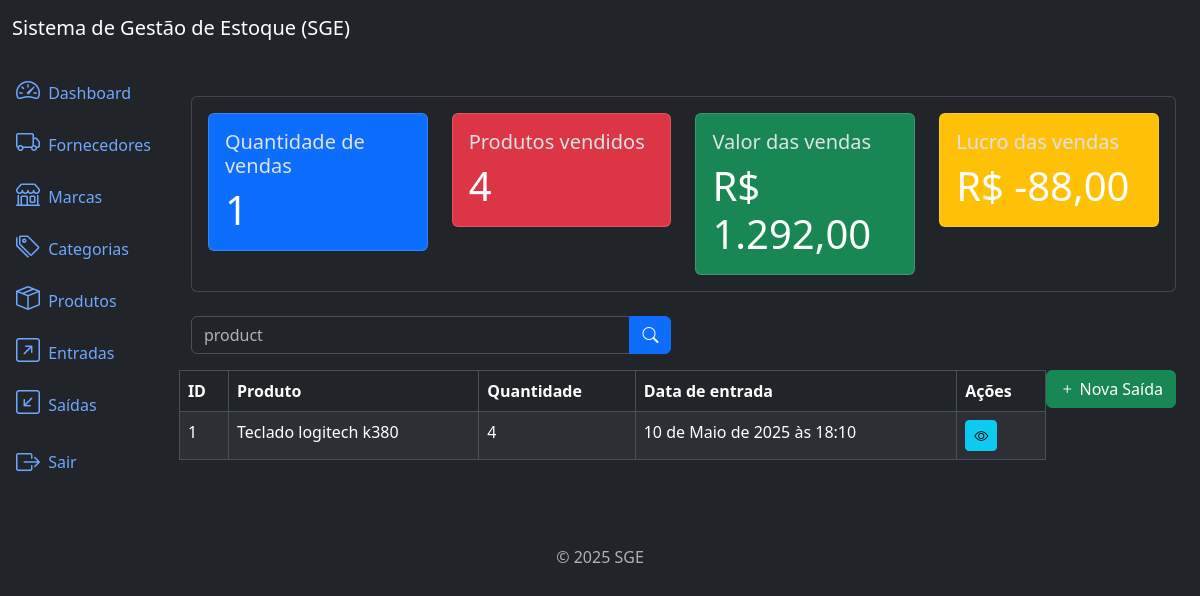
The page /outflows/list/ (signed in) on the database as committed earlier.
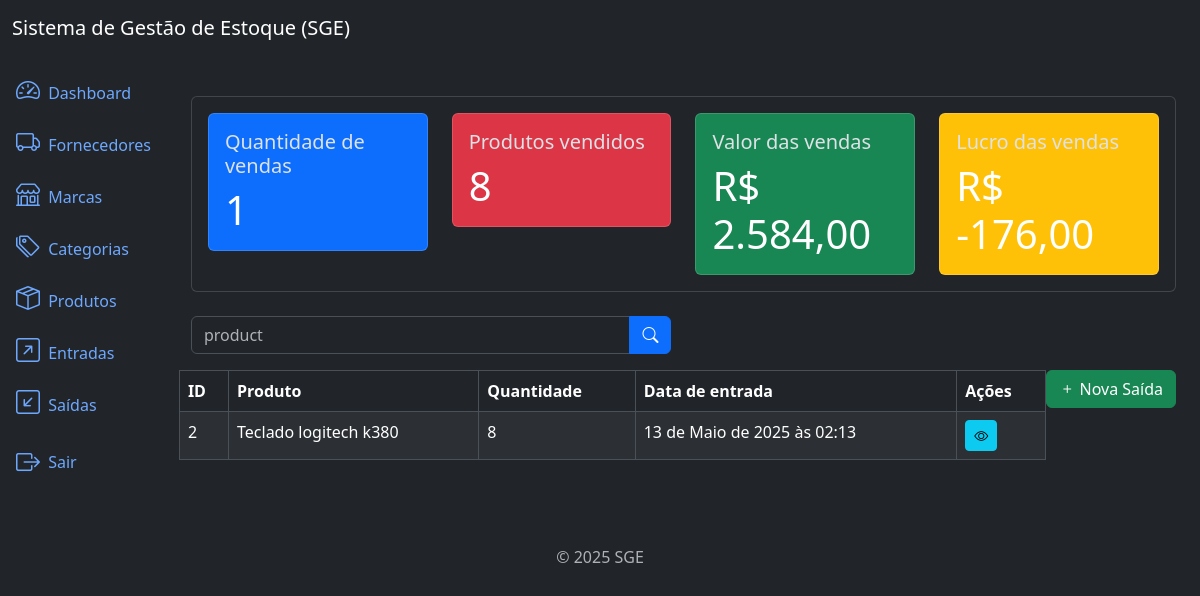
The same page on the database as committed later.
### outflows/models.py (models this page shows, shortened)
class Outflow(models.Model):
    product = models.ForeignKey(Product, on_delete=models.PROTECT, related_name='outflows')
    quantity = models.IntegerField()
    description = models.TextField(null=True, blank=True)
    created_at = models.DateTimeField(auto_now_add=True)
    updated_at = models.DateTimeField(auto_now=True)
    class Meta:
        ordering = ['-created_at']

### products/models.py (models this page shows)
class Product (models.Model):
    title = models.CharField(max_length=500)
    category = models.ForeignKey(Category, on_delete=models.PROTECT, related_name='products')
    brand = models.ForeignKey(Brand, on_delete=models.PROTECT, related_name='products')
    description = models.TextField(null=True, blank=True)
    serie_number = models.CharField(max_length=200, null=True, blank=True)
    cost_price = models.DecimalField(max_digits=20, decimal_places=2)
    selling_price = models.DecimalField(max_digits=20, decimal_places=2)
    quantity = models.IntegerField(default=0)
    created_at = models.DateTimeField(auto_now_add=True)
    updated_at = models.DateTimeField(auto_now=True)
    class Meta:
         ordering = ['title']
    def __str__(self):
        return self.title

### outflows/views.py (the view)
# urls.py: path('outflows/list/', views.OutflowListView.as_view(), name='outflow_list'),
class OutflowListView(LoginRequiredMixin, PermissionRequiredMixin, ListView):
    model = models.Outflow
    template_name = 'outflow_list.html'
    context_object_name = 'outflows'
    paginate_by = 9
    permission_required = 'outflows.view_outflow'
    def get_queryset(self):
        queryset = super().get_queryset()
        product = self.request.GET.get('product')
        if product:
            queryset = queryset.filter(product__title__icontains=product)
        return queryset
    def get_context_data(self, **kwargs):
        context = super().get_context_data(**kwargs)
        context['product_metrics'] = metrics.get_product_metrics()
        context['sales_metrics'] = metrics.get_sales_metrics()
        return context

### app/metrics.py (called while the page is built)
def get_product_metrics():
    products = Product.objects.all()
    total_cost_price = sum(product.cost_price * product.quantity for product in products)
    total_selling_price = sum(product.selling_price * product.quantity for product in products)
    total_quantity = sum(product.quantity for product in products)
    total_profit = total_selling_price - total_cost_price
    return dict(
        total_cost_price=number_format(total_cost_price, decimal_pos=2, force_grouping=True),
        total_selling_price=number_format(total_selling_price, decimal_pos=2, force_grouping=True),
        total_quantity=total_quantity,
        total_profit=number_format(total_profit, decimal_pos=2, force_grouping=True),
    )

### outflows/templates/outflow_list.html (shortened to what this page needs)
{% extends 'base.html' %}
{% block content %}
{% include 'components/_sales.metrics.html' %}
<div class="row mb-3">
    <div class="col-md-6">
            <form method="get" action="{% url 'outflow_list' %}">
                <div class="input-group">
                    <input type="text" class="form-control" name="product" placeholder="product" value="{{ request.GET.product }}">
                    <button type="submit" class="btn btn-primary">
                        <i class="bi bi-search"></i>
                    </button>
                </div>
            </form>
        </div>
    </div>
    {% if perms.inflows.add_outflow %}
         <div class="col -md-6">
            <a href="{% url 'outflow_create' %}" class="btn btn-success float-end">
                 <i class="bi bi-plus"></i> Nova Saída
            </a>
         </div>
    {% endif %}
</div>
<div class="table-responsive">
    <table class="table table-striped table-bordered">
        <thead class="thead-dark">
            <tr>
                <th>ID</th>
                <th>Produto</th>
                <th>Quantidade</th>
                <th>Data de entrada</th>
                <th> Ações </th>
            </tr>
        </thead>
        <tbody>
            {% for outflow in outflows %}
            <tr>
                <td>{{ outflow.id }}</td>
                <td>{{ outflow.product }}</td>
                <td>{{ outflow.quantity }}</td>
                <td>{{ outflow.created_at }}</td>
                <td>
                    {% if perms.inflows.view_inflow %}
                        <a href="{% url 'outflow_detail' outflow.id %}" class="btn btn-info btn-sm">
                            <i class="bi bi-eye"></i>
                        </a>
                    {% endif %}
                </td>
            </tr>
            {% endfor %}
        </tbody>
    </table>
</div>
{% endblock %}

Rows that differ between the two databases and show on the page:
removed Outflow: id "1", product "Teclado logitech k380", quantity "4", created_at "10 de Maio de 2025 às 18:10"
added Outflow: id "2", product "Teclado logitech k380", quantity "8", created_at "13 de Maio de 2025 às 02:13"
Other text that changed with them:
{{ sales_metrics.total_products_sold }}: "4" → "8"
{{ sales_metrics.total_sales_value }}: "1.292,00" → "2.584,00"
{{ sales_metrics.total_sales_profit }}: "-88,00" → "-176,00"
